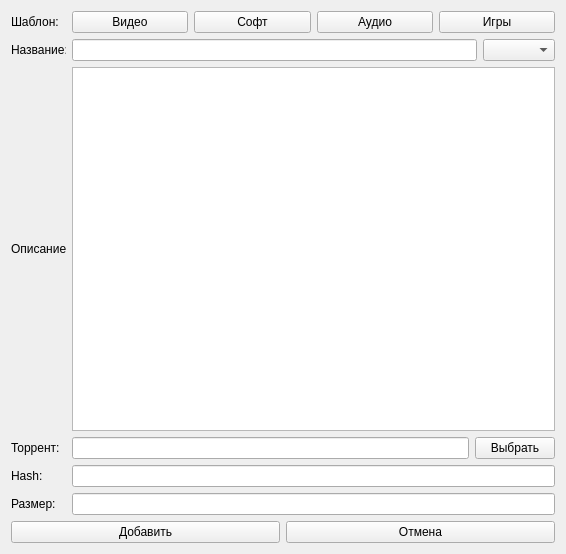
<?xml version="1.0" encoding="UTF-8"?>
<ui version="4.0">
 <class>addtorrentClass</class>
 <widget class="QWidget" name="addtorrentClass">
  <property name="geometry">
   <rect>
    <x>0</x>
    <y>0</y>
    <width>566</width>
    <height>554</height>
   </rect>
  </property>
  <property name="windowTitle">
   <string>Добавление новой раздачи</string>
  </property>
  <layout class="QGridLayout" name="gridLayout">
   <item row="0" column="0">
    <layout class="QHBoxLayout" name="horizontalLayout_7">
     <item>
      <widget class="QLabel" name="labelName_2">
       <property name="sizePolicy">
        <sizepolicy hsizetype="Fixed" vsizetype="Preferred">
         <horstretch>0</horstretch>
         <verstretch>0</verstretch>
        </sizepolicy>
       </property>
       <property name="minimumSize">
        <size>
         <width>55</width>
         <height>0</height>
        </size>
       </property>
       <property name="maximumSize">
        <size>
         <width>55</width>
         <height>16777215</height>
        </size>
       </property>
       <property name="text">
        <string>Шаблон:</string>
       </property>
      </widget>
     </item>
     <item>
      <layout class="QHBoxLayout" name="horizontalLayout_2">
       <item>
        <widget class="QPushButton" name="ButtonVideoTemplate">
         <property name="text">
          <string>Видео</string>
         </property>
        </widget>
       </item>
       <item>
        <widget class="QPushButton" name="ButtonSoftTemplate">
         <property name="text">
          <string>Софт</string>
         </property>
        </widget>
       </item>
       <item>
        <widget class="QPushButton" name="ButtonAudioTemplate">
         <property name="text">
          <string>Аудио</string>
         </property>
        </widget>
       </item>
       <item>
        <widget class="QPushButton" name="ButtonGameTemplate">
         <property name="text">
          <string>Игры</string>
         </property>
        </widget>
       </item>
      </layout>
     </item>
    </layout>
   </item>
   <item row="1" column="0">
    <layout class="QHBoxLayout" name="horizontalLayout">
     <item>
      <widget class="QLabel" name="labelName">
       <property name="sizePolicy">
        <sizepolicy hsizetype="Fixed" vsizetype="Preferred">
         <horstretch>0</horstretch>
         <verstretch>0</verstretch>
        </sizepolicy>
       </property>
       <property name="minimumSize">
        <size>
         <width>55</width>
         <height>0</height>
        </size>
       </property>
       <property name="maximumSize">
        <size>
         <width>55</width>
         <height>16777215</height>
        </size>
       </property>
       <property name="text">
        <string>Название:</string>
       </property>
      </widget>
     </item>
     <item>
      <widget class="QLineEdit" name="EditName"/>
     </item>
     <item>
      <widget class="QComboBox" name="CBoxCategory">
       <property name="currentText">
        <string/>
       </property>
      </widget>
     </item>
    </layout>
   </item>
   <item row="2" column="0">
    <layout class="QHBoxLayout" name="horizontalLayout_3">
     <item>
      <widget class="QLabel" name="labelDescription">
       <property name="sizePolicy">
        <sizepolicy hsizetype="Fixed" vsizetype="Preferred">
         <horstretch>0</horstretch>
         <verstretch>0</verstretch>
        </sizepolicy>
       </property>
       <property name="minimumSize">
        <size>
         <width>55</width>
         <height>0</height>
        </size>
       </property>
       <property name="maximumSize">
        <size>
         <width>55</width>
         <height>16777215</height>
        </size>
       </property>
       <property name="baseSize">
        <size>
         <width>0</width>
         <height>0</height>
        </size>
       </property>
       <property name="text">
        <string>Описание:</string>
       </property>
      </widget>
     </item>
     <item>
      <widget class="QTextEdit" name="EditDescription">
       <property name="readOnly">
        <bool>false</bool>
       </property>
       <property name="html">
        <string notr="true">&lt;!DOCTYPE HTML PUBLIC &quot;-//W3C//DTD HTML 4.0//EN&quot; &quot;http://www.w3.org/TR/REC-html40/strict.dtd&quot;&gt;
&lt;html&gt;&lt;head&gt;&lt;meta name=&quot;qrichtext&quot; content=&quot;1&quot; /&gt;&lt;style type=&quot;text/css&quot;&gt;
p, li { white-space: pre-wrap; }
&lt;/style&gt;&lt;/head&gt;&lt;body style=&quot; font-family:'MS Shell Dlg 2'; font-size:8.25pt; font-weight:400; font-style:normal;&quot;&gt;
&lt;p style=&quot;-qt-paragraph-type:empty; margin-top:0px; margin-bottom:0px; margin-left:0px; margin-right:0px; -qt-block-indent:0; text-indent:0px; font-size:8pt;&quot;&gt;&lt;br /&gt;&lt;/p&gt;&lt;/body&gt;&lt;/html&gt;</string>
       </property>
      </widget>
     </item>
    </layout>
   </item>
   <item row="3" column="0">
    <layout class="QHBoxLayout" name="horizontalLayout_8">
     <item>
      <widget class="QLabel" name="labelTorrent">
       <property name="sizePolicy">
        <sizepolicy hsizetype="Fixed" vsizetype="Preferred">
         <horstretch>0</horstretch>
         <verstretch>0</verstretch>
        </sizepolicy>
       </property>
       <property name="minimumSize">
        <size>
         <width>55</width>
         <height>0</height>
        </size>
       </property>
       <property name="text">
        <string>Торрент:</string>
       </property>
      </widget>
     </item>
     <item>
      <widget class="QLineEdit" name="EditPathTorrent">
       <property name="readOnly">
        <bool>true</bool>
       </property>
      </widget>
     </item>
     <item>
      <widget class="QPushButton" name="ButtonOpenDialogTorrent">
       <property name="text">
        <string>Выбрать</string>
       </property>
      </widget>
     </item>
    </layout>
   </item>
   <item row="4" column="0">
    <layout class="QHBoxLayout" name="horizontalLayout_4">
     <item>
      <widget class="QLabel" name="labelHash">
       <property name="sizePolicy">
        <sizepolicy hsizetype="Fixed" vsizetype="Preferred">
         <horstretch>0</horstretch>
         <verstretch>0</verstretch>
        </sizepolicy>
       </property>
       <property name="minimumSize">
        <size>
         <width>55</width>
         <height>0</height>
        </size>
       </property>
       <property name="maximumSize">
        <size>
         <width>55</width>
         <height>16777215</height>
        </size>
       </property>
       <property name="text">
        <string>Hash:</string>
       </property>
      </widget>
     </item>
     <item>
      <widget class="QLineEdit" name="EditHash">
       <property name="readOnly">
        <bool>true</bool>
       </property>
      </widget>
     </item>
    </layout>
   </item>
   <item row="5" column="0">
    <layout class="QHBoxLayout" name="horizontalLayout_5">
     <item>
      <widget class="QLabel" name="labelSize">
       <property name="sizePolicy">
        <sizepolicy hsizetype="Fixed" vsizetype="Preferred">
         <horstretch>0</horstretch>
         <verstretch>0</verstretch>
        </sizepolicy>
       </property>
       <property name="minimumSize">
        <size>
         <width>55</width>
         <height>0</height>
        </size>
       </property>
       <property name="maximumSize">
        <size>
         <width>55</width>
         <height>16777215</height>
        </size>
       </property>
       <property name="text">
        <string>Размер:</string>
       </property>
      </widget>
     </item>
     <item>
      <widget class="QLineEdit" name="EditSize">
       <property name="readOnly">
        <bool>true</bool>
       </property>
      </widget>
     </item>
    </layout>
   </item>
   <item row="6" column="0">
    <layout class="QHBoxLayout" name="horizontalLayout_6">
     <item>
      <widget class="QPushButton" name="ButtonAddTorrent">
       <property name="text">
        <string>Добавить</string>
       </property>
      </widget>
     </item>
     <item>
      <widget class="QPushButton" name="ButtonCancel">
       <property name="text">
        <string>Отмена</string>
       </property>
      </widget>
     </item>
    </layout>
   </item>
  </layout>
 </widget>
 <layoutdefault spacing="6" margin="11"/>
 <resources/>
 <connections/>
</ui>
